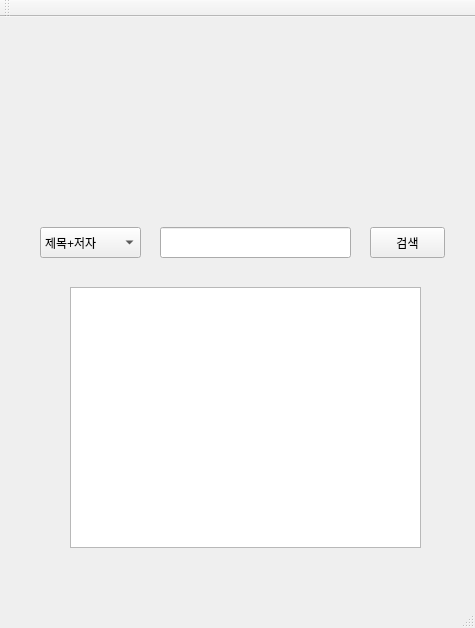
<?xml version="1.0" encoding="UTF-8"?>
<ui version="4.0">
 <class>borrowClassClass</class>
 <widget class="QMainWindow" name="borrowClassClass">
  <property name="geometry">
   <rect>
    <x>0</x>
    <y>0</y>
    <width>475</width>
    <height>628</height>
   </rect>
  </property>
  <property name="windowTitle">
   <string>borrowClass</string>
  </property>
  <widget class="QWidget" name="centralWidget">
   <widget class="QLabel" name="label">
    <property name="geometry">
     <rect>
      <x>-10</x>
      <y>120</y>
      <width>510</width>
      <height>351</height>
     </rect>
    </property>
    <property name="text">
     <string/>
    </property>
    <property name="pixmap">
     <pixmap>../../../Desktop/UI.Zip/select_ui/background.png</pixmap>
    </property>
    <property name="scaledContents">
     <bool>true</bool>
    </property>
   </widget>
   <widget class="QLabel" name="label_2">
    <property name="geometry">
     <rect>
      <x>-10</x>
      <y>120</y>
      <width>571</width>
      <height>351</height>
     </rect>
    </property>
    <property name="text">
     <string/>
    </property>
    <property name="pixmap">
     <pixmap>../../../Desktop/UI.Zip/borrow_ui/불투명.png</pixmap>
    </property>
   </widget>
   <widget class="QComboBox" name="comboBox">
    <property name="geometry">
     <rect>
      <x>40</x>
      <y>210</y>
      <width>101</width>
      <height>31</height>
     </rect>
    </property>
    <item>
     <property name="text">
      <string>제목+저자</string>
     </property>
    </item>
    <item>
     <property name="text">
      <string>제목</string>
     </property>
    </item>
    <item>
     <property name="text">
      <string>저자</string>
     </property>
    </item>
    <item>
     <property name="text">
      <string>출판사</string>
     </property>
    </item>
   </widget>
   <widget class="QLineEdit" name="lineEdit">
    <property name="geometry">
     <rect>
      <x>160</x>
      <y>210</y>
      <width>191</width>
      <height>31</height>
     </rect>
    </property>
   </widget>
   <widget class="QPushButton" name="pushButton">
    <property name="geometry">
     <rect>
      <x>370</x>
      <y>210</y>
      <width>75</width>
      <height>31</height>
     </rect>
    </property>
    <property name="text">
     <string>검색</string>
    </property>
   </widget>
   <widget class="QTableView" name="tableView">
    <property name="geometry">
     <rect>
      <x>70</x>
      <y>270</y>
      <width>351</width>
      <height>261</height>
     </rect>
    </property>
   </widget>
  </widget>
  <widget class="QMenuBar" name="menuBar">
   <property name="geometry">
    <rect>
     <x>0</x>
     <y>0</y>
     <width>475</width>
     <height>22</height>
    </rect>
   </property>
  </widget>
  <widget class="QToolBar" name="mainToolBar">
   <attribute name="toolBarArea">
    <enum>TopToolBarArea</enum>
   </attribute>
   <attribute name="toolBarBreak">
    <bool>false</bool>
   </attribute>
  </widget>
  <widget class="QStatusBar" name="statusBar"/>
 </widget>
 <layoutdefault spacing="6" margin="11"/>
 <resources/>
 <connections/>
</ui>
